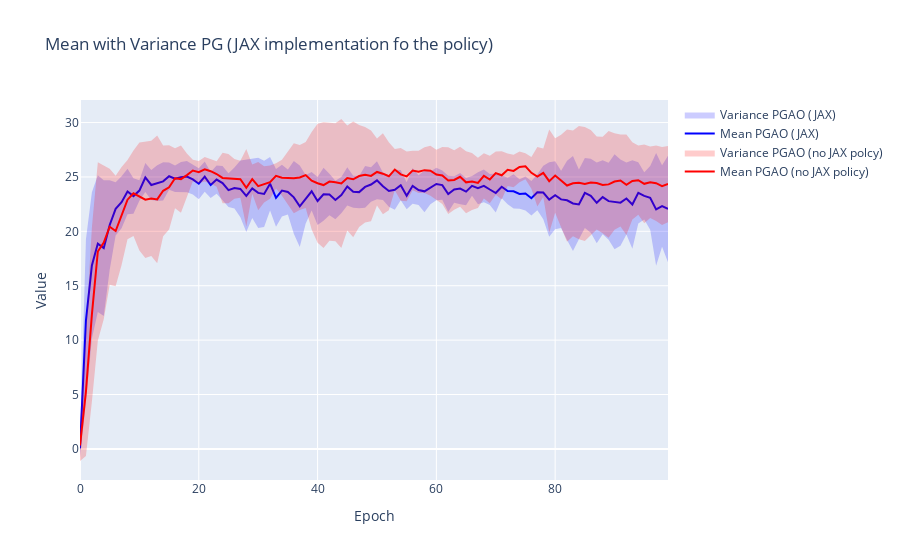

The cell this chart's notebook holds for it:
### Code cell
# Create the figure
fig = go.Figure()

# Add shaded regions for variance for performances_jax (blue)
upper_bound_jax = performances_jax['mean'] + performances_jax['std']
lower_bound_jax = performances_jax['mean'] - performances_jax['std']

upper_bound_jax_policy = performances_policy['mean'] + performances_policy['std']
lower_bound_jax_policy = performances_policy['mean'] - performances_policy['std']

fig.add_trace(go.Scatter(
    x=performances_jax.index.append(performances_jax.index[::-1]),
    y=pd.concat([upper_bound_jax, lower_bound_jax[::-1]]),
    fill='toself',
    fillcolor='rgba(0, 0, 255, 0.2)',
    line=dict(color='rgba(255,255,255,0)'),
    name='Variance PGAO (JAX)',
))

# Add the mean line plot for performances_jax (blue)
fig.add_trace(go.Scatter(
    x=performances_jax.index,
    y=performances_jax['mean'],
    mode='lines',
    name='Mean PGAO (JAX)',
    line=dict(color='blue')
))

# Update layout
fig.update_layout(
    title='Mean with Variance PG (JAX implementation fo the policy)',
    xaxis_title='Epoch',
    yaxis_title='Value',
)

# add the mean and variance of the variance implemented with no jax policy
fig.add_trace(go.Scatter(
    x=performances_policy.index.append(performances_policy.index[::-1]),
    y=pd.concat([upper_bound_jax_policy, lower_bound_jax_policy[::-1]]),
    fill='toself',
    fillcolor='rgba(255, 0, 0, 0.2)',
    line=dict(color='rgba(255,255,255,0)'),
    name='Variance PGAO (no JAX polcy)',
))

fig.add_trace(go.Scatter(
    x=performances_policy.index,
    y=performances_policy['mean'],
    mode='lines',
    name='Mean PGAO (no JAX policy)',
    line=dict(color='red')
))


# Show the plot
fig.show()

### Figure 1 — Plotly figure (JSON) as saved in the notebook; plotly's stock layout.template omitted (floating-point values rounded to 4 significant figures; data arrays with more than 128 entries replaced by an {"elided": "..."} marker saying what was removed)
{"data": [{"fill": "toself", "fillcolor": "rgba(0, 0, 255, 0.2)", "line": {"color": "rgba(255,255,255,0)"}, "name": "Variance PGAO (JAX)", "x": {"elided": "200 int values"}, "y": {"elided": "200 float values"}, "type": "scatter"}, {"line": {"color": "blue"}, "mode": "lines", "name": "Mean PGAO (JAX)", "x": [0, 1, 2, 3, 4, 5, 6, 7, 8, 9, 10, 11, 12, 13, 14, 15, 16, 17, 18, 19, 20, 21, 22, 23, 24, 25, 26, 27, 28, 29, 30, 31, 32, 33, 34, 35, 36, 37, 38, 39, 40, 41, 42, 43, 44, 45, 46, 47, 48, 49, 50, 51, 52, 53, 54, 55, 56, 57, 58, 59, 60, 61, 62, 63, 64, 65, 66, 67, 68, 69, 70, 71, 72, 73, 74, 75, 76, 77, 78, 79, 80, 81, 82, 83, 84, 85, 86, 87, 88, 89, 90, 91, 92, 93, 94, 95, 96, 97, 98, 99], "y": [0.05012, 11.79, 16.87, 18.87, 18.46, 20.58, 22.07, 22.68, 23.66, 23.24, 23.75, 24.95, 24.26, 24.42, 24.6, 25.06, 24.83, 24.98, 25.04, 24.77, 24.38, 25.02, 24.25, 24.76, 24.43, 23.79, 23.97, 23.9, 23.26, 23.95, 23.54, 23.44, 24.38, 23.08, 23.74, 23.61, 23.13, 22.31, 22.96, 23.68, 22.79, 23.41, 23.39, 22.88, 23.34, 24.13, 23.64, 23.61, 24.08, 24.3, 24.69, 24.15, 23.71, 23.82, 24.24, 23.28, 24.18, 23.79, 23.68, 24.0, 24.35, 24.25, 23.44, 23.85, 23.93, 23.65, 24.18, 23.96, 24.18, 23.85, 23.53, 24.1, 23.71, 23.68, 23.43, 23.47, 23.04, 23.58, 23.56, 22.92, 23.31, 22.93, 22.85, 22.56, 22.47, 23.53, 23.27, 22.62, 23.14, 22.77, 22.72, 22.64, 23.01, 22.47, 23.54, 23.26, 23.08, 22.02, 22.33, 22.06], "type": "scatter"}, {"fill": "toself", "fillcolor": "rgba(255, 0, 0, 0.2)", "line": {"color": "rgba(255,255,255,0)"}, "name": "Variance PGAO (no JAX polcy)", "x": {"elided": "200 int values"}, "y": {"elided": "200 float values"}, "type": "scatter"}, {"line": {"color": "red"}, "mode": "lines", "name": "Mean PGAO (no JAX policy)", "x": [0, 1, 2, 3, 4, 5, 6, 7, 8, 9, 10, 11, 12, 13, 14, 15, 16, 17, 18, 19, 20, 21, 22, 23, 24, 25, 26, 27, 28, 29, 30, 31, 32, 33, 34, 35, 36, 37, 38, 39, 40, 41, 42, 43, 44, 45, 46, 47, 48, 49, 50, 51, 52, 53, 54, 55, 56, 57, 58, 59, 60, 61, 62, 63, 64, 65, 66, 67, 68, 69, 70, 71, 72, 73, 74, 75, 76, 77, 78, 79, 80, 81, 82, 83, 84, 85, 86, 87, 88, 89, 90, 91, 92, 93, 94, 95, 96, 97, 98, 99], "y": [0.3125, 5.272, 12.34, 18.15, 18.97, 20.42, 20.03, 21.41, 22.91, 23.49, 23.21, 22.91, 23.02, 22.94, 23.73, 24.04, 24.88, 24.8, 25.17, 25.59, 25.44, 25.7, 25.53, 25.27, 24.91, 24.85, 24.82, 24.78, 24.0, 24.79, 24.16, 24.32, 24.51, 25.1, 24.93, 24.91, 24.87, 24.95, 25.17, 24.66, 24.42, 24.25, 24.57, 24.52, 24.4, 24.9, 24.79, 25.08, 25.2, 25.1, 25.46, 25.3, 25.06, 25.68, 25.24, 25.05, 25.59, 25.47, 25.63, 25.57, 25.22, 25.13, 24.67, 24.72, 25.02, 24.5, 24.58, 24.45, 25.1, 24.77, 25.35, 25.15, 25.66, 25.56, 25.92, 25.98, 25.38, 25.03, 25.38, 24.61, 25.13, 24.66, 24.21, 24.42, 24.48, 24.36, 24.49, 24.45, 24.27, 24.32, 24.58, 24.67, 24.28, 24.64, 24.7, 24.37, 24.51, 24.43, 24.16, 24.35], "type": "scatter"}], "layout": {"title": {"text": "Mean with Variance PG (JAX implementation fo the policy)"}, "xaxis": {"title": {"text": "Epoch"}}, "yaxis": {"title": {"text": "Value"}}}}
